Frame 1 (no input): blank canvas, image omitted
Frame 60 (the mouse pressed at the canvas centre just before this capture): blank canvas, image omitted
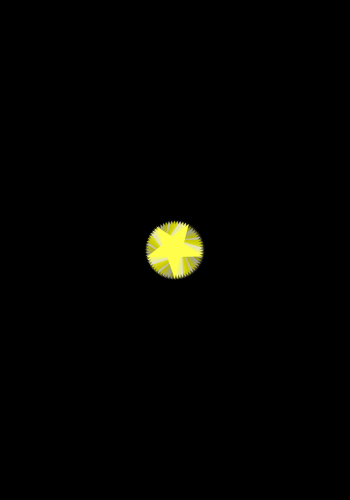
Frame 120 (the mouse held since frame 60 and released just before this capture)

The Processing sketch whose frames 1 and 60 were blank and that drew this single picture after the mouse press (run headless with seeded random() and noise(); from frame 60 on, the mouse is pressed at the canvas centre):

// Processing sketch: processing_58216
// ── processing_58216.pde

float x;
float y;
float theta;

float spdx;
float spdy;

float alp = 255;

float spdx_r;
float spdy_r;

float mgn = 1;

int cflg;

void setup() {
  size(350, 500);
  background(0);
  smooth();
}

void draw() {
  color ylw = color(255, 255, random(255));
  color ble = color(random(255), 255, 255);

  fill(0, 10);
  noStroke();
  rect(0, 0, width, height);

  if (mousePressed == true) {

    if (cflg % 2 == 0) {
      fill(ylw);
    }
    else {
      fill(ble);
    }
    noStroke();
    x = mouseX + spdx;
    y = mouseY + spdy;

    pushMatrix();
    translate(x, y);
    rotate(theta);
    drawStar(0, 0, 1.5);
    popMatrix();
  }
  else {
    spdx = 0;
    spdy = 0;

    spdy_r = 1;
  }

  theta += 0.1;
}

void keyPressed() {
  println(cflg);
  cflg++;
}

void drawStar(float x, float y, float mgn) {
  beginShape();
  vertex(x, y - 20*mgn);
  vertex(x - 12*mgn, y + 15*mgn);
  vertex(x + 18*mgn, y -  8*mgn);
  vertex(x - 18*mgn, y -  8*mgn);
  vertex(x + 12*mgn, y + 15*mgn);
  endShape(CLOSE);
}
